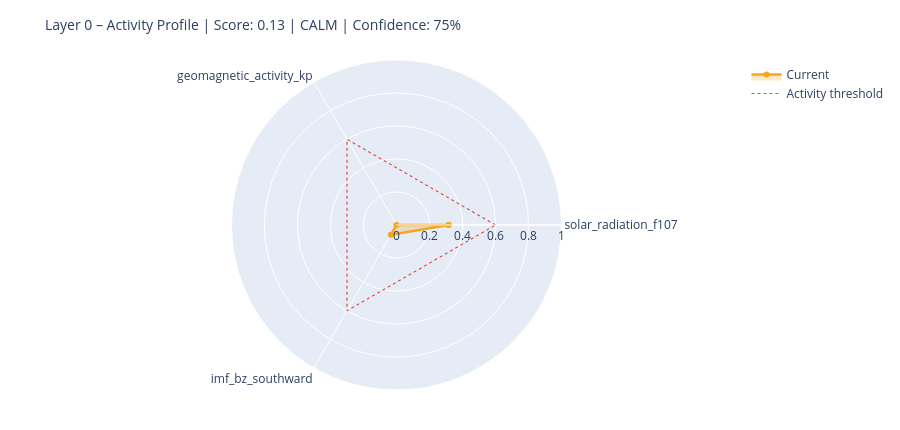

Write notebook code for a chart like this one.
### Markdown cell above
---
## 6. State Assessment & Handoff to Layer 1

### Code cell
# ============================================================
# STEP 1 – Collect raw values with source modes
# Mode: 'primary' | 'fallback_3h' | 'last_valid' | 'missing'
# ============================================================

def safe_last(df, col):
    if df is None or col not in df.columns: return None
    s = df[col].dropna()
    return float(s.iloc[-1]) if not s.empty else None

f107_now = safe_last(df_f107, 'f10.7')
bz_now   = safe_last(df_mag,  'bz_gsm')
kp_now   = safe_last(df_kp,   'kp')
sw_now   = safe_last(df_sw,   'speed')

source_modes = {
    'F10.7':    'primary'  if f107_now is not None else 'missing',
    'Kp':       'primary'  if kp_now   is not None else 'missing',
    'IMF_Bz':   'primary'  if bz_now   is not None else 'missing',
    'SW_speed': 'primary'  if sw_now   is not None else 'missing',
}

# Kp Fallback – 3h endpoint
if kp_now is None:
    try:
        r = requests.get(
            'https://services.swpc.noaa.gov/json/noaa-planetary-k-index.json',
            timeout=10)
        r.raise_for_status()
        fb = pd.DataFrame(r.json())
        tc = next((c for c in fb.columns if 'time' in c.lower()), fb.columns[0])
        kc = next((c for c in fb.columns if 'kp' in c.lower() and c != tc), None)
        if kc:
            fb[kc] = fb[kc].astype(str).str.extract(r'([0-9]+(?:\.[0-9]*)?)')[0]
            fb[kc] = pd.to_numeric(fb[kc], errors='coerce')
            fb = fb[fb[kc] >= 0].dropna(subset=[kc])
            if not fb.empty:
                kp_now = float(fb[kc].iloc[-1])
                source_modes['Kp'] = 'fallback_3h'
                print(f'  Kp fallback (3h): {kp_now:.1f}')
    except Exception as e:
        print(f'  Kp fallback failed: {e}')

# Solar Wind Fallback – last valid value
if sw_now is None and df_sw is not None and 'speed' in df_sw.columns:
    s = df_sw['speed'].dropna()
    if not s.empty:
        sw_now = float(s.iloc[-1])
        source_modes['SW_speed'] = 'last_valid'
        print(f'  SW fallback (last_valid): {sw_now:.0f} km/s')

print()
print('Source modes:', source_modes)

# ============================================================
# STEP 2 – Score from available components only
# ============================================================

def norm(v, lo, hi):
    if v is None: return None
    return max(0.0, min(1.0, (v - lo) / (hi - lo)))

COMPONENTS = {
    'solar_radiation_f107':    (f107_now, norm(f107_now, 60, 250)),
    'geomagnetic_activity_kp': (kp_now,   norm(kp_now,   0,   9)),
    'imf_bz_southward':        (bz_now,   norm(-(bz_now or 0) if bz_now else None, -5, 30)
                                           if bz_now is not None else None),
    'solar_wind_speed':        (sw_now,   norm(sw_now, 300, 800)),
}

available   = {k: v[1] for k, v in COMPONENTS.items() if v[1] is not None}
unavailable = [k for k, v in COMPONENTS.items() if v[1] is None]

layer0_score = round(sum(available.values()) / len(available), 4) if available else None
confidence   = round(len(available) / len(COMPONENTS), 2)

level = ('unknown'  if layer0_score is None
         else 'calm'     if layer0_score < 0.3
         else 'moderate' if layer0_score < 0.6
         else 'active')

# ============================================================
# STEP 3 – Dominant Driver
# ============================================================

def dominant_driver(kp, f107, bz, sw):
    candidates = []
    if kp   is not None and kp   >= 4:   candidates.append(('geomagnetic',    kp / 9))
    if sw   is not None and sw   >= 500:  candidates.append(('solar_wind',     sw / 800))
    if bz   is not None and bz   <= -5:   candidates.append(('imf_southward',  abs(bz) / 30))
    if f107 is not None and f107 >= 150:  candidates.append(('solar_radiation',f107 / 250))
    return max(candidates, key=lambda x: x[1])[0] if candidates else 'none'

driver = dominant_driver(kp_now, f107_now, bz_now, sw_now)

# ============================================================
# STEP 4 – Downstream expectations
# ============================================================

def downstream_expectation(driver, score, kp, bz, f107):
    exp = {
        'magnetosphere':        'calm',
        'ionosphere':           'calm',
        'schumann_resonance':   'unchanged',
        'lithosphere_currents': 'low',
    }
    if driver == 'geomagnetic' or (kp and kp >= 5):
        exp['magnetosphere']        = 'compressed / storm'
        exp['ionosphere']           = 'elevated disturbance (TEC variability)'
        exp['schumann_resonance']   = 'elevated amplitude possible'
        exp['lithosphere_currents'] = 'elevated induction currents'
    elif driver == 'imf_southward' or (bz and bz <= -5):
        exp['magnetosphere']        = 'energy coupling active'
        exp['ionosphere']           = 'elevated electron density possible'
        exp['schumann_resonance']   = 'slight modulation possible'
    elif driver == 'solar_radiation' or (f107 and f107 >= 150):
        exp['ionosphere']           = 'elevated ionization (F-layer)'
        exp['schumann_resonance']   = 'slightly elevated background activity'
    return exp

downstream = downstream_expectation(driver, layer0_score, kp_now, bz_now, f107_now)

# ============================================================
# CONSOLE OUTPUT
# ============================================================

W = 58
print('=' * W)
print('LAYER 0 – STATE ASSESSMENT')
print('=' * W)
for name, (raw_v, score_v) in COMPONENTS.items():
    if score_v is not None:
        bar = '█' * int(score_v * 20) + '░' * (20 - int(score_v * 20))
        print(f'  {name:<35}  {bar}  {score_v:.2f}')
    else:
        print(f'  {name:<35}  {"─" * 20}  n/a')
print('-' * W)
print(f'  Score ({len(available)}/{len(COMPONENTS)} components):  {layer0_score:.3f}')
print(f'  Confidence:         {confidence:.0%}')
print(f'  Level:              {level.upper()}')
print(f'  Dominant Driver:    {driver}')

# Radar chart
cats = list(available.keys())
vals = list(available.values())
if len(cats) >= 3:
    fig = go.Figure()
    fig.add_trace(go.Scatterpolar(
        r=vals + [vals[0]], theta=cats + [cats[0]],
        fill='toself', fillcolor='rgba(242,166,35,0.25)',
        line=dict(color='#F2A623', width=2.5), name='Current'
    ))
    fig.add_trace(go.Scatterpolar(
        r=[0.6] * (len(cats) + 1), theta=cats + [cats[0]],
        line=dict(color='#E24B4A', dash='dot', width=1.2),
        mode='lines', name='Activity threshold'
    ))
    fig.update_layout(
        title=dict(text=f'Layer 0 – Activity Profile | Score: {layer0_score:.2f} | {level.upper()} | Confidence: {confidence:.0%}',
                   font=dict(size=14)),
        polar=dict(radialaxis=dict(visible=True, range=[0, 1])),
        height=430, showlegend=True,
        margin=dict(l=60, r=60, t=60, b=40)
    )
    fig.show()

### Figure 1 — Plotly figure (JSON) as saved in the notebook; plotly's stock layout.template omitted (floating-point values rounded to 4 significant figures)
{"data": [{"fill": "toself", "fillcolor": "rgba(242,166,35,0.25)", "line": {"color": "#F2A623", "width": 2.5}, "name": "Current", "r": [0.3158, 0.0, 0.06857, 0.3158], "theta": ["solar_radiation_f107", "geomagnetic_activity_kp", "imf_bz_southward", "solar_radiation_f107"], "type": "scatterpolar"}, {"line": {"color": "#E24B4A", "dash": "dot", "width": 1.2}, "mode": "lines", "name": "Activity threshold", "r": [0.6, 0.6, 0.6, 0.6], "theta": ["solar_radiation_f107", "geomagnetic_activity_kp", "imf_bz_southward", "solar_radiation_f107"], "type": "scatterpolar"}], "layout": {"height": 430, "margin": {"b": 40, "l": 60, "r": 60, "t": 60}, "polar": {"radialaxis": {"range": [0, 1], "visible": true}}, "showlegend": true, "title": {"font": {"size": 14}, "text": "Layer 0 – Activity Profile | Score: 0.13 | CALM | Confidence: 75%"}}}
